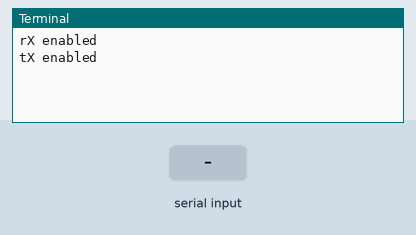
Recording of a program running on a simulated Raspberry Pi (BCM pin numbers). On the bench: the last lines printed to the terminal. The test bench sets the inputs (shaded band). The clock reads 2024-03-15 10:24:30 at power-on unless the program sets it; no radio messages arrive unless stated (any console line starting 'radio sent:' is added by the test bench).

Above: at 1.2 s.
1.3 s: "5" typed at the terminal, then Enter
At 2.4 s:
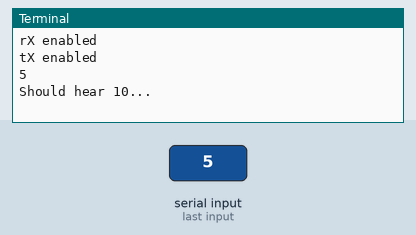
3.2 s: "90" typed at the terminal, then Enter
At 5.03 s:
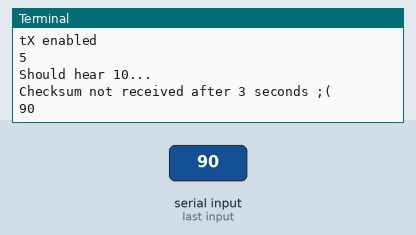

Measured:
- after the input at 1.3 s, the terminal: prints a new line at once (image 1)
- after the input at 3.2 s, the terminal: prints a new line after 1.6 s (image 2)

The program:

rf-test.py
```python
import rpi_rf
import RPi.GPIO as GPIO
import time
import threading
from datetime import datetime, timedelta


def main():
    global re
    global tr
    global canReceive
    canReceive = True
    re = rpi_rf.RFDevice(10) #gpio pin number rx_tolerance=0 (might add that parameter back)
    tr = rpi_rf.RFDevice(2)
    re.enable_rx()
    print("rX enabled")
    tr.enable_tx()
    print("tX enabled")

    try:
        usrSend()
        # txThread = threading.Thread(target=usrSend)
        # txThread.daemon = True
        # txThread.start()
        # while True:
        #     if canReceive and re.rx_code:
        #         print(f"received {re.rx_code}")
        #         re.rx_code = None
        #     time.sleep(0.2)
    except KeyboardInterrupt:
        print()


def usrSend():
    while True:
        val = int(input())
        checkSum = int(val/2 + 8)
        success = False
        canReceive = False
        tr.tx_code(val)
        print(f"Should hear {checkSum}...")
        startTime = datetime.now()
        while(datetime.now() < startTime + timedelta(seconds=3)):
            if re.rx_code == checkSum:
                print("Checksum received")
                success = True
                re.rx_code = None
            time.sleep(0.1)
        if not success:
            print("Checksum not received after 3 seconds ;(")
        canReceive = True


main()

# print("uhhh there was something")
# print("Received code: {}".format(re.rx_code))
# print("Protocol: {}".format(re.rx_proto))
# print("Bitlength: {}".format(re.rx_bitlength))
# print("Pulselength: {}".format(re.rx_pulselength))
# print()
```
